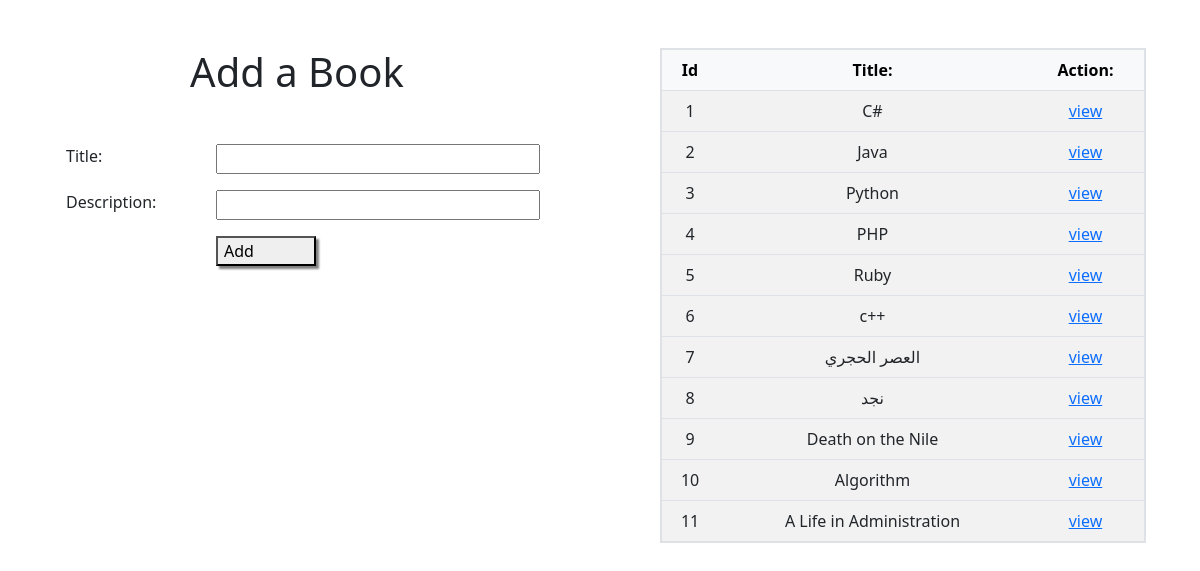
The page / on the database its author committed.
### booksAuthors_app/models.py (models this page shows)
class Books (models.Model):
    title = models.CharField(max_length=255)
    desc = models.TextField()
    created_at = models.DateTimeField(auto_now_add=True)
    updated_at = models.DateTimeField(auto_now=True)

### booksAuthors_app/views.py (the view)
# urls.py: path('',views.index),
def index(request): #main page
    context = {
        'books' : Books.objects.all(),
    }
    return render(request,'index.html',context)

### booksAuthors_app/templates/index.html (shortened to what this page needs)
<!DOCTYPE html>
<html lang="en">
<head>
    <link href="https://cdn.jsdelivr.net/npm/bootstrap@5.2.0-beta1/dist/css/bootstrap.min.css" rel="stylesheet"
>
        {% load static %}
    <link rel="stylesheet" href="{% static 'css/style.css' %}">
</head>
<body>
    <div class="container row mx-auto text-center">
        <div class="col mt-5 me-5">
            <h1>Add a Book</h1>
            <form method="post" action="/addBook" class="row mx-auto mt-5 text-start">
                <label for="" class="col col-4"> Title:</label>
                <input type="text" name="title" class="col">
                <label for="" class="col col-4"> Description:</label>
                <input type="text" name="desc" class="col">
                <div class="col col-4"></div>
                <div class="col">
                    <button type="submit" class="btun row">Add</button>
                </div>
            </form>
        </div>
        <div class="col mt-5 ms-5">
            <table class="table table-striped">
                <thead class="table-light">
                    <th>Id</th>
                    <th>Title:</th>
                    <th>Action:</th>
                </thead>
                {% for book in books %}
                <tbody>
                    <td>{{book.id}}</td>
                    <td>{{book.title}}</td>
                    <td> <a href="/book/{{book.id}}">view</a></td>
                </tbody>
                {% endfor %}
            </table>
        </div>
    </div>
</body>
</html>

### booksAuthors_app/static/css/style.css (style rules this page uses)
table { border: 2px solid black; }
.btun { width: 100px !important; box-shadow: 3px 3px 2px gray; }

### rows shown on the page
Books: id "1", title "C#"
Books: id "2", title "Java"
Books: id "3", title "Python"
Books: id "4", title "PHP"
Books: id "5", title "Ruby"
Books: id "6", title "c++"
Books: id "7", title "العصر الحجري"
Books: id "8", title "نجد"
Books: id "9", title "Death on the Nile"
Books: id "10", title "Algorithm"
Books: id "11", title "A Life in Administration"
